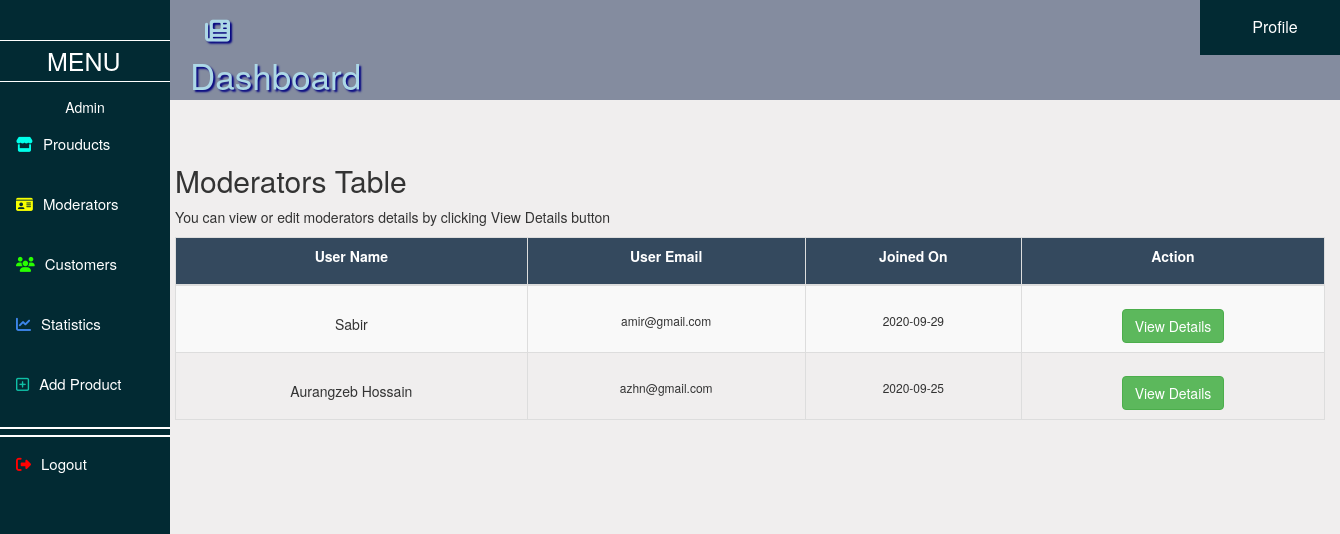
The page /viewModerators.php (signed in) on the database its author committed.
### tables this page shows
CREATE TABLE `user_table` (
  `Name` varchar(100) NOT NULL,
  `email` varchar(100) NOT NULL,
  `dob` varchar(20) DEFAULT curdate(),
  `address` varchar(200) NOT NULL,
  `phone_number` varchar(20) NOT NULL,
  `user_name` varchar(100) NOT NULL,
  `password` varchar(100) NOT NULL,
  `date_joined` varchar(15) DEFAULT curdate(),
  `user_cat` varchar(20) NOT NULL,
  `image_dir` varchar(50) NOT NULL
);

### viewModerators.php (the view, shortened to what this page needs)
<!DOCTYPE html>
<html>
  <head>
		<link rel="stylesheet" href="Node_modules/css/bootstrap.min.css">
		<link rel="stylesheet" href="fontawesome-web/css/all.css">
  </head>
  <body style='background-color: #F0EEEE;'>
    <div class="sidenav">
      <h1 href='adminDashboard.php' id="p1" style='text-decoration: none;'> MENU </h1>
      <p style="text-align: center; margin-top: 15px; color: white;">Admin</p>
      <a href="viewProducts.php" type="submit" id="list"> <i style='color: #00FFEA;' class="fas fa-store"></i>Prouducts</a>
      <a href="viewModerators.php" type="submit" id="list"> <i style='color: #F8FF00;' class="fas fa-id-card"></i>Moderators</a>
      <a href="viewUsers.php" id="list"> <i style='color: #28FF00;' class="fas fa-users"></i>Customers</a>
      <a id='list' type="submit" onclick='openDiv()'><i style="color: #3D86EC;" class="fas fa-chart-line"></i>Statistics </a>
      <a href="addProduct.php" id='list'><i style='color: #0FC0A6;' class="far fa-plus-square"></i>Add Product</a>
      <p style='border-top: 2px solid white; border-bottom: 2px solid white; height: 10px;'></p>
      <a href='logout.php' type="submit" id="list"> <i style='color: #FF0101;' class="fas fa-sign-out-alt"></i>Logout</a>
    </div>
    <div class="main">
      <div class="container-fluid" id='header'>
        <div class='left'>
          <a href="adminDashboard.php" id='aText'><i class="fas fa-newspaper" id='iLogo'></i>Dashboard</a>
        </div>
        <div class='right'>
          <div class="dropdown">
            <button class="dropbtn">Profile</button>
          </div>
        </div>
      </div>
      <div class="container" style='margin-top: 10px; padding: 10px;'>
        <br>
				<h2>Moderators Table</h2>
				<p>You can view or edit moderators details by clicking View Details button</p>
				<div class="table-responsive">
					<table class="table table-bordered table-striped">
						<thead>
							<tr style='background-color: #34495E; color: white;'>
								<th><p style="text-align: center;">User Name</p></th>
								<th><p style="text-align: center;"> User Email</p></th>
								<th><p style="text-align: center;"> Joined On</p></th>
								<th><p style="text-align: center;">Action</p> </th>
							</tr>
						</thead>
						<tbody>
							<?php
								$dbconnect = mysqli_connect('localhost', 'root', '', 'Online_Pharmacy');
                $sql = "SELECT * FROM user_table WHERE user_cat = 'moderator'";
                $result = mysqli_query($dbconnect, $sql);
                while($row = mysqli_fetch_array($result)){
                  $name = $row['Name'];
                  $email = $row['email'];
                  $join_date = $row['date_joined'];
                  $img_path = $row['image_dir'];
              ?>
									<tr id='row_'>
										<form action="viewProfile.php" method='POST'>
											<td style="text-align: center;"><img src='<?php echo $img_path;?>' style="height: 40px; margin-top: 1rem; paddding: auto;" alt=""><p> <?php echo $name; ?> </p></td>
											<td style="text-align: center;"><h6 style="margin-top: 2rem;"><?php echo $email; ?></h6></td>
											<td style="text-align: center;"><h6 style="margin-top: 2rem;"> <?php echo $join_date; ?></h6></td>
											<td style="text-align: center;">
												<input formaction='viewProfile.php' type="submit" style="margin-top: 1.5rem;" class="btn btn-success btn-pill" value='View Details'>
											</td>
										</form>
									</tr>
									<?php
								}
									?>
						</tbody>
					</table>
				</div>
      </div>
	  </div>
  </body>
</html>

### viewModerators.php (style rules this page uses)
.sidenav { height: 100%; width: 170px; position: fixed; z-index: 1; top: 0; left: 0; background-color: #022A33; overflow-x: hidden; padding-top: 20px; }
#list { width: 170px; height: 60px; border: none; padding: 6px 8px 6px 16px; font-size: 15px; background-color: #022A33; color: white; display: block; transition: font-size .5s; }
#p1 { padding: 6px 8px 6px 47px; font-size: 25px; color: white; display: block; border-top: 1px solid white; border-bottom: 1px solid white; }
.main { margin-left: 160px; padding: 0px; }
i { margin-right: 10px; }
#iLogo { color: lightblue; text-shadow: 2px 2px 2px navy; margin-left: 10px; font-size: 2.5rem; }
#header { display: inline-block; width: 100%; padding: 0px 5px 0px 25px; background-color: #848C9F; }
.left { float: left; display: inline-block; width: 20rem; padding: 0px 5px 0px 5px; }
.right { float: right; }
#aText { font-size: 35px; margin-top: 0px; padding: 0px 5px 0px 5px; text-decoration: none; color: lightblue; text-shadow: 2px 2px 2px navy; }
.dropbtn { background-color: #022A33; color: white; padding: 16px; font-size: 16px; margin-right: -15px; border: none; width: 15rem; }
.dropdown { position: relative; display: inline-block; }

### rows shown on the page
user_table: Name "Sabir", email "amir@gmail.com", date_joined "2020-09-29"
user_table: Name "Aurangzeb Hossain", email "azhn@gmail.com", date_joined "2020-09-25"
